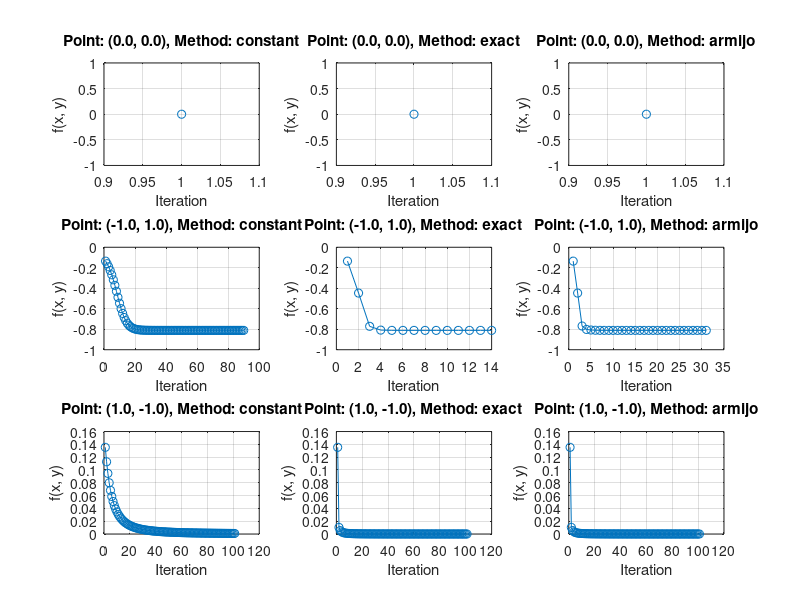
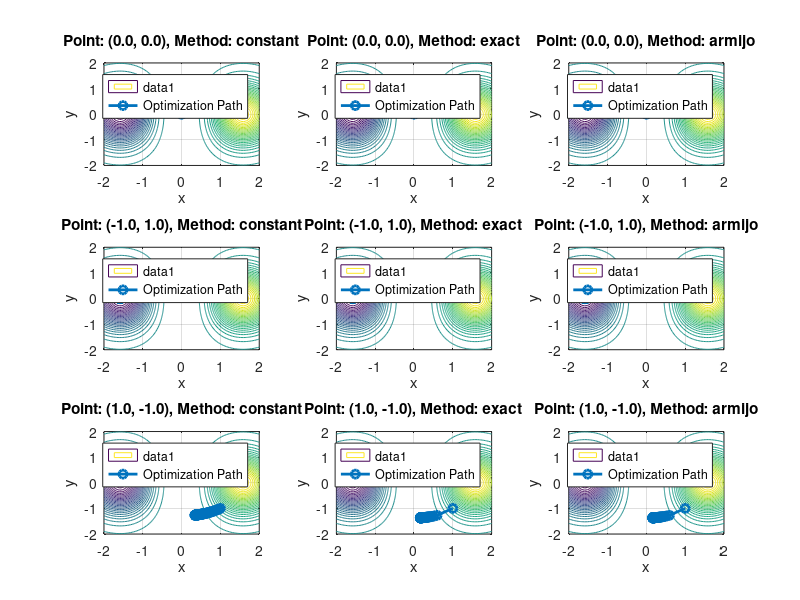

These figures' MATLAB source, in order:

% Define the function and gradient
f = @(x, y) x.^5 .* exp(-x.^2 - y.^2);
grad_f = @(x, y) [5*x.^4.*exp(-x.^2 - y.^2) - 2*x.^6.*exp(-x.^2 - y.^2), ...
                  -2*x.^5.*y.*exp(-x.^2 - y.^2)];

% Parameters for the methods
tol = 1e-6; % Convergence tolerance
max_iter = 100; % Maximum iterations
initial_points = [0, 0; -1, 1; 1, -1]; % Initial points (i), (ii), (iii)
methods = {'constant', 'exact', 'armijo'}; % Step size strategies
alpha_constant = 0.1; % Fixed step size for constant method
c1 = 1e-4; % Armijo parameter
beta = 0.5; % Reduction factor for Armijo rule

% Golden Section parameters
golden_tol = 1e-6; % Tolerance for Golden Section Search

% Golden Section Search function
function gamma = golden_section(f_line, a, b, tol)
    % Golden ratio
    phi = (1 + sqrt(5)) / 2;
    rho = phi - 1;

    % Initial points
    c = b - rho * (b - a);
    d = a + rho * (b - a);

    % Function evaluations
    fc = f_line(c);
    fd = f_line(d);

    % Iterative loop
    while (b - a) > tol
        if fc < fd
            b = d;
            d = c;
            c = b - rho * (b - a);
            fd = fc;
            fc = f_line(c);
        else
            a = c;
            c = d;
            d = a + rho * (b - a);
            fc = fd;
            fd = f_line(d);
        end
    end

    % Return the midpoint as the result
    gamma = (a + b) / 2;
end

% Iterate over all initial points and methods
results_all = cell(size(initial_points, 1), length(methods));
for p = 1:size(initial_points, 1)
    x0 = initial_points(p, :)'; % Current initial point
    for m = 1:length(methods)
        method = methods{m};
        
        % Initialize variables
        xk = x0;
        iter = 0;
        results = [xk', f(xk(1), xk(2))]; % Store results for analysis
        
        % Steepest Descent Loop
        while iter < max_iter
            % Compute gradient
            grad = grad_f(xk(1), xk(2))';
            
            % Check stopping criterion
            if norm(grad) < tol
                break;
            end
            
            % Compute direction
            d = -grad; % Negative gradient direction
            
            % Step size selection
            switch method
                case 'constant'
                    % Fixed step size
                    alpha = alpha_constant;
                
                case 'exact'
                    % Exact line search (using Golden Section Search)
                    f_line = @(gamma) f(xk(1) + gamma * d(1), xk(2) + gamma * d(2));
                    alpha = golden_section(f_line, 0, 1, golden_tol);
                
                case 'armijo'
                    % Armijo rule
                    alpha = 1; % Start with initial step size
                    while f(xk(1) + alpha * d(1), xk(2) + alpha * d(2)) > ...
                          f(xk(1), xk(2)) + c1 * alpha * d'* (grad)
                        alpha = beta * alpha; % Reduce step size iteratively
                    end
            end
            
            % Update xk
            xk = xk + alpha * d;
            
            % Store results
            iter = iter + 1;
            results = [results; xk', f(xk(1), xk(2))];
        end
        
        % Save results
        results_all{p, m} = results;
    end
end

% Display results for each initial point and method
for p = 1:size(initial_points, 1)
    fprintf('Initial Point: (%.1f, %.1f)\n', initial_points(p, 1), initial_points(p, 2));
    for m = 1:length(methods)
        fprintf('  Method: %s\n', methods{m});
        final_result = results_all{p, m}(end, :);
        fprintf('    Minimum at: x = %.6f, y = %.6f\n', final_result(1), final_result(2));
        fprintf('    Function value: f(x, y) = %.6f\n', final_result(3));
        fprintf('    Iterations: %d\n', size(results_all{p, m}, 1) - 1);
    end
end

% Plot convergence for each initial point and method
figure;
for p = 1:size(initial_points, 1)
    for m = 1:length(methods)
        results = results_all{p, m};
        iterations = 1:size(results, 1);
        subplot(size(initial_points, 1), length(methods), (p-1)*length(methods)+m);
        plot(iterations, results(:, 3), 'o-');
        xlabel('Iteration');
        ylabel('f(x, y)');
        title(sprintf('Point: (%.1f, %.1f), Method: %s', ...
                      initial_points(p, 1), initial_points(p, 2), methods{m}));
        grid on;
    end
end



% Δημιουργία πλέγματος για τις ισοϋψείς καμπύλες
x_range = linspace(-2, 2, 100); % Εύρος για τον άξονα x
y_range = linspace(-2, 2, 100); % Εύρος για τον άξονα y
[X, Y] = meshgrid(x_range, y_range); % Δημιουργία πλέγματος
Z = f(X, Y); % Υπολογισμός της συνάρτησης στο πλέγμα

% Plot ισοϋψών καμπυλών και διαδρομή βελτιστοποίησης
figure;
for p = 1:size(initial_points, 1)
    for m = 1:length(methods)
        results = results_all{p, m};
        subplot(size(initial_points, 1), length(methods), (p-1)*length(methods)+m);
        
        % Σχεδίαση ισοϋψών καμπυλών
        contour(X, Y, Z, 50); % 50 ισοϋψείς καμπύλες
        hold on;
        
        % Σχεδίαση διαδρομής βελτιστοποίησης
        plot(results(:, 1), results(:, 2), 'o-', 'LineWidth', 2, ...
             'DisplayName', 'Optimization Path');
        
        % Εμφάνιση λεπτομερειών
        xlabel('x');
        ylabel('y');
        title(sprintf('Point: (%.1f, %.1f), Method: %s', ...
                      initial_points(p, 1), initial_points(p, 2), methods{m}));
        grid on;
        legend('show');
        hold off;
    end
end
